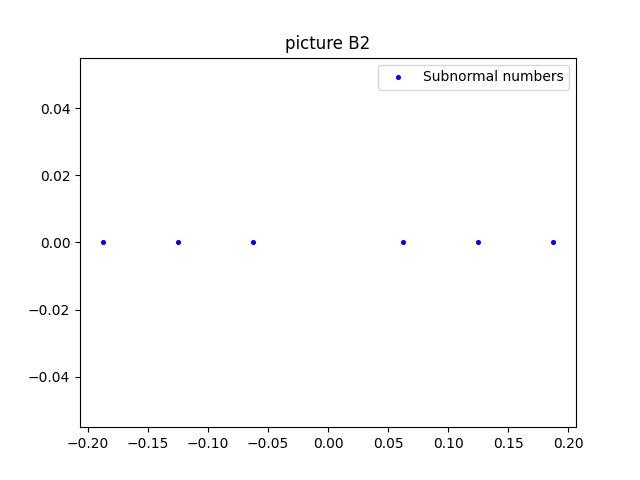

The script that saved this image:
import matplotlib.pyplot as plt

# Data from the MATLAB code
x_2 = [-0.1875, -0.125, -0.0625, 0.0625, 0.125, 0.1875]
y_2 = [0, 0, 0, 0, 0, 0]

# Plotting
plt.scatter(x_2, y_2, s=7, c='blue', label='Subnormal numbers')
plt.legend()
plt.title('picture B2')
plt.savefig('problem_b2.png')
